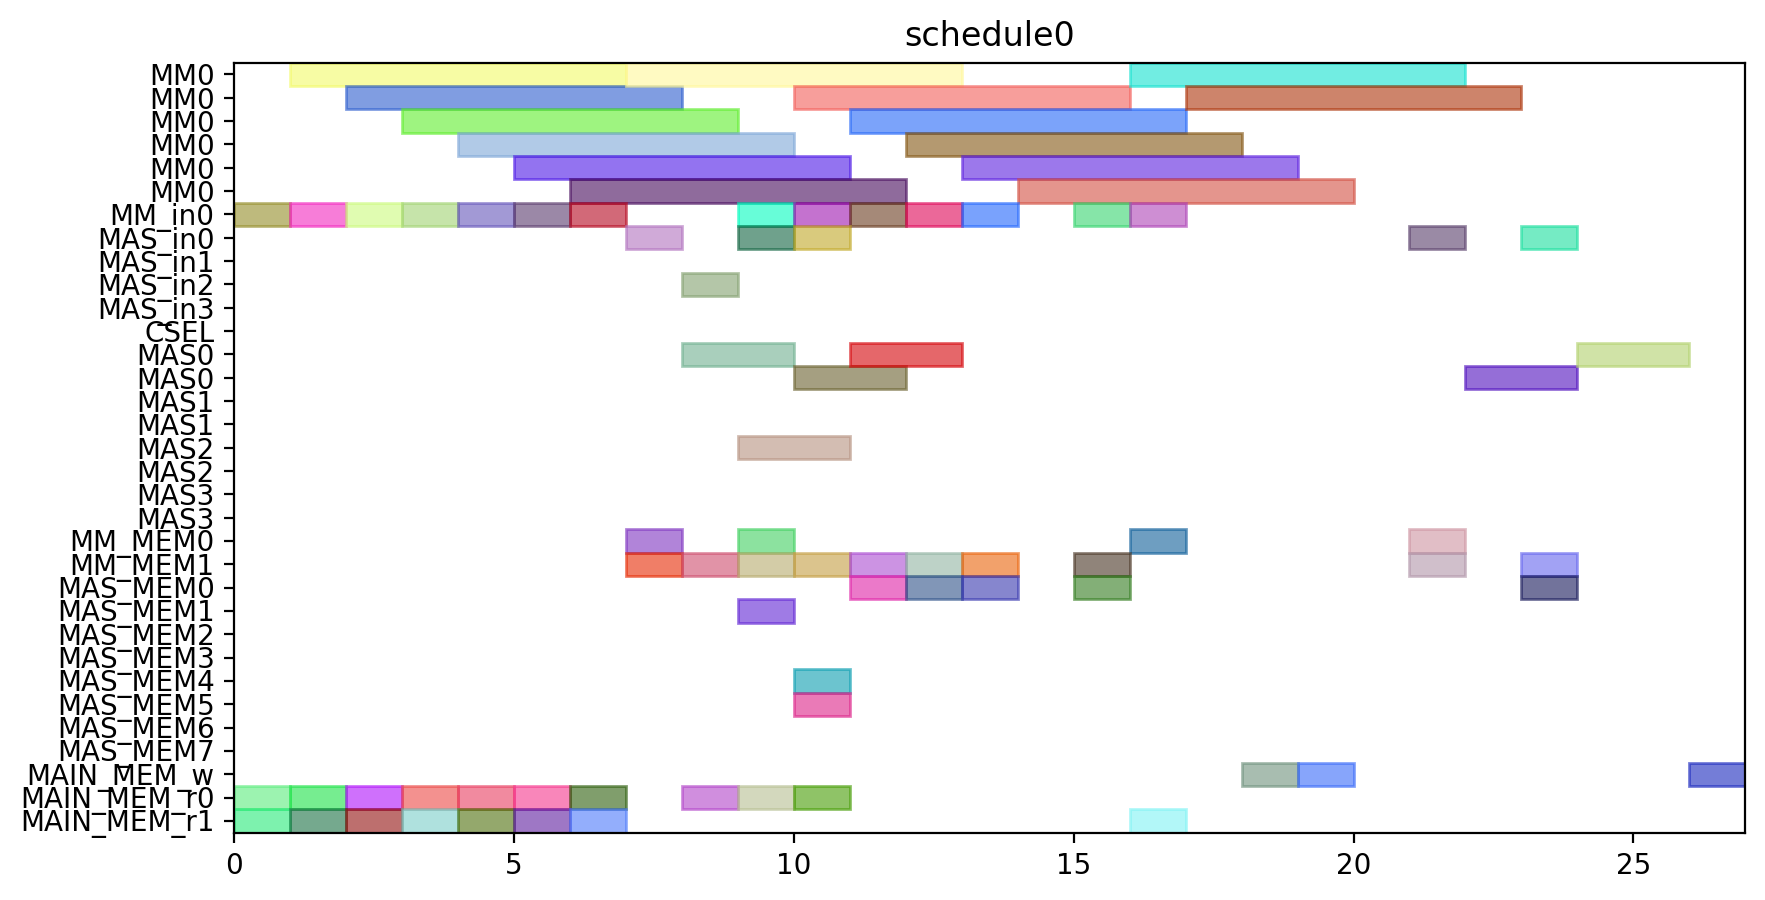

Recreate this plot in Python.
from pyschedule import Scenario, solvers, plotters, alt


def solve():
	horizon = 120
	S = Scenario("schedule0", horizon=horizon)

	# resource
	MM = S.Resources('MM', num=1, size=6)
	MM_in = S.Resources('MM_in', num=1)
	MAS_in = S.Resources('MAS_in', num=4)
	CSEL = S.Resource('CSEL')
	MAS = S.Resources('MAS', num=4, size=2, periods=range(1, horizon))
	MM_MEM = S.Resources('MM_MEM', num=2)
	MAS_MEM = S.Resources('MAS_MEM', num=8)
	MAIN_MEM_w = S.Resource('MAIN_MEM_w', size=1)
	MAIN_MEM_r = S.Resources('MAIN_MEM_r', num=2)

	# result of previous scheduling

	# new tasks
	r1 = S.Task('r1', length=6, delay_cost=1)
	r1 += alt(MM)
	r1_in = S.Task('r1_in', length=1, delay_cost=1)
	r1_in += alt(MM_in)
	S += r1_in*MM_in[0]<=r1*MM[0]
	r1_mem0 = S.Task('r1_mem0', length=1, delay_cost=1)
	r1_mem0 += MAIN_MEM_r[0]
	S += r1_mem0 <= r1

	r1_mem1 = S.Task('r1_mem1', length=1, delay_cost=1)
	r1_mem1 += MAIN_MEM_r[1]
	S += r1_mem1 <= r1

	r3 = S.Task('r3', length=6, delay_cost=1)
	r3 += alt(MM)
	r3_in = S.Task('r3_in', length=1, delay_cost=1)
	r3_in += alt(MM_in)
	S += r3_in*MM_in[0]<=r3*MM[0]
	r3_mem0 = S.Task('r3_mem0', length=1, delay_cost=1)
	r3_mem0 += MAIN_MEM_r[0]
	S += r3_mem0 <= r3

	r3_mem1 = S.Task('r3_mem1', length=1, delay_cost=1)
	r3_mem1 += MAIN_MEM_r[1]
	S += r3_mem1 <= r3

	r4 = S.Task('r4', length=6, delay_cost=1)
	r4 += alt(MM)
	r4_in = S.Task('r4_in', length=1, delay_cost=1)
	r4_in += alt(MM_in)
	S += r4_in*MM_in[0]<=r4*MM[0]
	r4_mem0 = S.Task('r4_mem0', length=1, delay_cost=1)
	r4_mem0 += MAIN_MEM_r[0]
	S += r4_mem0 <= r4

	r4_mem1 = S.Task('r4_mem1', length=1, delay_cost=1)
	r4_mem1 += MAIN_MEM_r[1]
	S += r4_mem1 <= r4

	r5 = S.Task('r5', length=6, delay_cost=1)
	r5 += alt(MM)
	r5_in = S.Task('r5_in', length=1, delay_cost=1)
	r5_in += alt(MM_in)
	S += r5_in*MM_in[0]<=r5*MM[0]
	r5_mem0 = S.Task('r5_mem0', length=1, delay_cost=1)
	r5_mem0 += MAIN_MEM_r[0]
	S += r5_mem0 <= r5

	r5_mem1 = S.Task('r5_mem1', length=1, delay_cost=1)
	r5_mem1 += MAIN_MEM_r[1]
	S += r5_mem1 <= r5

	r6 = S.Task('r6', length=6, delay_cost=1)
	r6 += alt(MM)
	r6_in = S.Task('r6_in', length=1, delay_cost=1)
	r6_in += alt(MM_in)
	S += r6_in*MM_in[0]<=r6*MM[0]
	r6_mem0 = S.Task('r6_mem0', length=1, delay_cost=1)
	r6_mem0 += MAIN_MEM_r[0]
	S += r6_mem0 <= r6

	r6_mem1 = S.Task('r6_mem1', length=1, delay_cost=1)
	r6_mem1 += MAIN_MEM_r[1]
	S += r6_mem1 <= r6

	r12 = S.Task('r12', length=6, delay_cost=1)
	r12 += alt(MM)
	r12_in = S.Task('r12_in', length=1, delay_cost=1)
	r12_in += alt(MM_in)
	S += r12_in*MM_in[0]<=r12*MM[0]
	r12_mem0 = S.Task('r12_mem0', length=1, delay_cost=1)
	r12_mem0 += MAIN_MEM_r[0]
	S += r12_mem0 <= r12

	r12_mem1 = S.Task('r12_mem1', length=1, delay_cost=1)
	r12_mem1 += MAIN_MEM_r[1]
	S += r12_mem1 <= r12

	r13 = S.Task('r13', length=6, delay_cost=1)
	r13 += alt(MM)
	r13_in = S.Task('r13_in', length=1, delay_cost=1)
	r13_in += alt(MM_in)
	S += r13_in*MM_in[0]<=r13*MM[0]
	r13_mem0 = S.Task('r13_mem0', length=1, delay_cost=1)
	r13_mem0 += MAIN_MEM_r[0]
	S += r13_mem0 <= r13

	r13_mem1 = S.Task('r13_mem1', length=1, delay_cost=1)
	r13_mem1 += MAIN_MEM_r[1]
	S += r13_mem1 <= r13

	r2 = S.Task('r2', length=2, delay_cost=1)
	r2 += alt(MAS)
	r2_in = S.Task('r2_in', length=1, delay_cost=1)
	r2_in += alt(MAS_in)
	S += r2_in*MAS_in[0]<=r2*MAS[0]

	S += r2_in*MAS_in[1]<=r2*MAS[1]

	S += r2_in*MAS_in[2]<=r2*MAS[2]

	S += r2_in*MAS_in[3]<=r2*MAS[3]

	r2_mem0 = S.Task('r2_mem0', length=1, delay_cost=1)
	r2_mem0 += alt(MM_MEM)
	S += (r1*MM[0])-1 < r2_mem0*MM_MEM[0]
	S += r2_mem0 <= r2

	r2_mem1 = S.Task('r2_mem1', length=1, delay_cost=1)
	r2_mem1 += alt(MM_MEM)
	S += (r1*MM[0])-1 < r2_mem1*MM_MEM[1]
	S += r2_mem1 <= r2

	r7 = S.Task('r7', length=2, delay_cost=1)
	r7 += alt(MAS)
	r7_in = S.Task('r7_in', length=1, delay_cost=1)
	r7_in += alt(MAS_in)
	S += r7_in*MAS_in[0]<=r7*MAS[0]

	S += r7_in*MAS_in[1]<=r7*MAS[1]

	S += r7_in*MAS_in[2]<=r7*MAS[2]

	S += r7_in*MAS_in[3]<=r7*MAS[3]

	r7_mem0 = S.Task('r7_mem0', length=1, delay_cost=1)
	r7_mem0 += alt(MM_MEM)
	S += (r5*MM[0])-1 < r7_mem0*MM_MEM[0]
	S += r7_mem0 <= r7

	r7_mem1 = S.Task('r7_mem1', length=1, delay_cost=1)
	r7_mem1 += alt(MM_MEM)
	S += (r6*MM[0])-1 < r7_mem1*MM_MEM[1]
	S += r7_mem1 <= r7

	r8 = S.Task('r8', length=2, delay_cost=1)
	r8 += alt(MAS)
	r8_in = S.Task('r8_in', length=1, delay_cost=1)
	r8_in += alt(MAS_in)
	S += r8_in*MAS_in[0]<=r8*MAS[0]

	S += r8_in*MAS_in[1]<=r8*MAS[1]

	S += r8_in*MAS_in[2]<=r8*MAS[2]

	S += r8_in*MAS_in[3]<=r8*MAS[3]

	r8_mem0 = S.Task('r8_mem0', length=1, delay_cost=1)
	r8_mem0 += MAIN_MEM_r[0]
	S += r8_mem0 <= r8

	r8_mem1 = S.Task('r8_mem1', length=1, delay_cost=1)
	r8_mem1 += alt(MM_MEM)
	S += (r4*MM[0])-1 < r8_mem1*MM_MEM[1]
	S += r8_mem1 <= r8

	r10 = S.Task('r10', length=2, delay_cost=1)
	r10 += alt(MAS)
	r10_in = S.Task('r10_in', length=1, delay_cost=1)
	r10_in += alt(MAS_in)
	S += r10_in*MAS_in[0]<=r10*MAS[0]

	S += r10_in*MAS_in[1]<=r10*MAS[1]

	S += r10_in*MAS_in[2]<=r10*MAS[2]

	S += r10_in*MAS_in[3]<=r10*MAS[3]

	r10_mem0 = S.Task('r10_mem0', length=1, delay_cost=1)
	r10_mem0 += MAIN_MEM_r[0]
	S += r10_mem0 <= r10

	r10_mem1 = S.Task('r10_mem1', length=1, delay_cost=1)
	r10_mem1 += alt(MM_MEM)
	S += (r4*MM[0])-1 < r10_mem1*MM_MEM[1]
	S += r10_mem1 <= r10

	r9 = S.Task('r9', length=6, delay_cost=1)
	r9 += alt(MM)
	r9_in = S.Task('r9_in', length=1, delay_cost=1)
	r9_in += alt(MM_in)
	S += r9_in*MM_in[0]<=r9*MM[0]
	r9_mem0 = S.Task('r9_mem0', length=1, delay_cost=1)
	r9_mem0 += MAIN_MEM_r[0]
	S += r9_mem0 <= r9

	r9_mem1 = S.Task('r9_mem1', length=1, delay_cost=1)
	r9_mem1 += alt(MAS_MEM)
	S += (r7*MAS[0])-1 < r9_mem1*MAS_MEM[1]
	S += (r7*MAS[1])-1 < r9_mem1*MAS_MEM[3]
	S += (r7*MAS[2])-1 < r9_mem1*MAS_MEM[5]
	S += (r7*MAS[3])-1 < r9_mem1*MAS_MEM[7]
	S += r9_mem1 <= r9

	r11 = S.Task('r11', length=6, delay_cost=1)
	r11 += alt(MM)
	r11_in = S.Task('r11_in', length=1, delay_cost=1)
	r11_in += alt(MM_in)
	S += r11_in*MM_in[0]<=r11*MM[0]
	r11_mem0 = S.Task('r11_mem0', length=1, delay_cost=1)
	r11_mem0 += alt(MAS_MEM)
	S += (r10*MAS[0])-1 < r11_mem0*MAS_MEM[0]
	S += (r10*MAS[1])-1 < r11_mem0*MAS_MEM[2]
	S += (r10*MAS[2])-1 < r11_mem0*MAS_MEM[4]
	S += (r10*MAS[3])-1 < r11_mem0*MAS_MEM[6]
	S += r11_mem0 <= r11

	r11_mem1 = S.Task('r11_mem1', length=1, delay_cost=1)
	r11_mem1 += alt(MAS_MEM)
	S += (r10*MAS[0])-1 < r11_mem1*MAS_MEM[1]
	S += (r10*MAS[1])-1 < r11_mem1*MAS_MEM[3]
	S += (r10*MAS[2])-1 < r11_mem1*MAS_MEM[5]
	S += (r10*MAS[3])-1 < r11_mem1*MAS_MEM[7]
	S += r11_mem1 <= r11

	PX_new = S.Task('PX_new', length=6, delay_cost=1)
	PX_new += alt(MM)
	PX_new_in = S.Task('PX_new_in', length=1, delay_cost=1)
	PX_new_in += alt(MM_in)
	S += PX_new_in*MM_in[0]<=PX_new*MM[0]
	S += 0<PX_new

	PX_new_w = S.Task('PX_new_w', length=1, delay_cost=1)
	PX_new_w += alt(MAIN_MEM_w)
	S += PX_new <= PX_new_w

	PX_new_mem0 = S.Task('PX_new_mem0', length=1, delay_cost=1)
	PX_new_mem0 += alt(MAS_MEM)
	S += (r2*MAS[0])-1 < PX_new_mem0*MAS_MEM[0]
	S += (r2*MAS[1])-1 < PX_new_mem0*MAS_MEM[2]
	S += (r2*MAS[2])-1 < PX_new_mem0*MAS_MEM[4]
	S += (r2*MAS[3])-1 < PX_new_mem0*MAS_MEM[6]
	S += PX_new_mem0 <= PX_new

	PX_new_mem1 = S.Task('PX_new_mem1', length=1, delay_cost=1)
	PX_new_mem1 += alt(MM_MEM)
	S += (r12*MM[0])-1 < PX_new_mem1*MM_MEM[1]
	S += PX_new_mem1 <= PX_new

	r14 = S.Task('r14', length=6, delay_cost=1)
	r14 += alt(MM)
	r14_in = S.Task('r14_in', length=1, delay_cost=1)
	r14_in += alt(MM_in)
	S += r14_in*MM_in[0]<=r14*MM[0]
	r14_mem0 = S.Task('r14_mem0', length=1, delay_cost=1)
	r14_mem0 += alt(MAS_MEM)
	S += (r2*MAS[0])-1 < r14_mem0*MAS_MEM[0]
	S += (r2*MAS[1])-1 < r14_mem0*MAS_MEM[2]
	S += (r2*MAS[2])-1 < r14_mem0*MAS_MEM[4]
	S += (r2*MAS[3])-1 < r14_mem0*MAS_MEM[6]
	S += r14_mem0 <= r14

	r14_mem1 = S.Task('r14_mem1', length=1, delay_cost=1)
	r14_mem1 += alt(MM_MEM)
	S += (r3*MM[0])-1 < r14_mem1*MM_MEM[1]
	S += r14_mem1 <= r14

	Z1_new = S.Task('Z1_new', length=6, delay_cost=1)
	Z1_new += alt(MM)
	Z1_new_in = S.Task('Z1_new_in', length=1, delay_cost=1)
	Z1_new_in += alt(MM_in)
	S += Z1_new_in*MM_in[0]<=Z1_new*MM[0]
	S += 0<Z1_new

	Z1_new_w = S.Task('Z1_new_w', length=1, delay_cost=1)
	Z1_new_w += alt(MAIN_MEM_w)
	S += Z1_new <= Z1_new_w

	Z1_new_mem0 = S.Task('Z1_new_mem0', length=1, delay_cost=1)
	Z1_new_mem0 += alt(MAS_MEM)
	S += (r2*MAS[0])-1 < Z1_new_mem0*MAS_MEM[0]
	S += (r2*MAS[1])-1 < Z1_new_mem0*MAS_MEM[2]
	S += (r2*MAS[2])-1 < Z1_new_mem0*MAS_MEM[4]
	S += (r2*MAS[3])-1 < Z1_new_mem0*MAS_MEM[6]
	S += Z1_new_mem0 <= Z1_new

	Z1_new_mem1 = S.Task('Z1_new_mem1', length=1, delay_cost=1)
	Z1_new_mem1 += alt(MM_MEM)
	S += (r13*MM[0])-1 < Z1_new_mem1*MM_MEM[1]
	S += Z1_new_mem1 <= Z1_new

	r15 = S.Task('r15', length=6, delay_cost=1)
	r15 += alt(MM)
	r15_in = S.Task('r15_in', length=1, delay_cost=1)
	r15_in += alt(MM_in)
	S += r15_in*MM_in[0]<=r15*MM[0]
	r15_mem0 = S.Task('r15_mem0', length=1, delay_cost=1)
	r15_mem0 += alt(MAS_MEM)
	S += (r8*MAS[0])-1 < r15_mem0*MAS_MEM[0]
	S += (r8*MAS[1])-1 < r15_mem0*MAS_MEM[2]
	S += (r8*MAS[2])-1 < r15_mem0*MAS_MEM[4]
	S += (r8*MAS[3])-1 < r15_mem0*MAS_MEM[6]
	S += r15_mem0 <= r15

	r15_mem1 = S.Task('r15_mem1', length=1, delay_cost=1)
	r15_mem1 += alt(MM_MEM)
	S += (r9*MM[0])-1 < r15_mem1*MM_MEM[1]
	S += r15_mem1 <= r15

	r16 = S.Task('r16', length=6, delay_cost=1)
	r16 += alt(MM)
	r16_in = S.Task('r16_in', length=1, delay_cost=1)
	r16_in += alt(MM_in)
	S += r16_in*MM_in[0]<=r16*MM[0]
	r16_mem0 = S.Task('r16_mem0', length=1, delay_cost=1)
	r16_mem0 += alt(MM_MEM)
	S += (r11*MM[0])-1 < r16_mem0*MM_MEM[0]
	S += r16_mem0 <= r16

	r16_mem1 = S.Task('r16_mem1', length=1, delay_cost=1)
	r16_mem1 += MAIN_MEM_r[1]
	S += r16_mem1 <= r16

	r17 = S.Task('r17', length=2, delay_cost=1)
	r17 += alt(MAS)
	r17_in = S.Task('r17_in', length=1, delay_cost=1)
	r17_in += alt(MAS_in)
	S += r17_in*MAS_in[0]<=r17*MAS[0]

	S += r17_in*MAS_in[1]<=r17*MAS[1]

	S += r17_in*MAS_in[2]<=r17*MAS[2]

	S += r17_in*MAS_in[3]<=r17*MAS[3]

	r17_mem0 = S.Task('r17_mem0', length=1, delay_cost=1)
	r17_mem0 += alt(MM_MEM)
	S += (r14*MM[0])-1 < r17_mem0*MM_MEM[0]
	S += r17_mem0 <= r17

	r17_mem1 = S.Task('r17_mem1', length=1, delay_cost=1)
	r17_mem1 += alt(MM_MEM)
	S += (r15*MM[0])-1 < r17_mem1*MM_MEM[1]
	S += r17_mem1 <= r17

	PY_new = S.Task('PY_new', length=2, delay_cost=1)
	PY_new += alt(MAS)
	PY_new_in = S.Task('PY_new_in', length=1, delay_cost=1)
	PY_new_in += alt(MAS_in)
	S += PY_new_in*MAS_in[0]<=PY_new*MAS[0]

	S += PY_new_in*MAS_in[1]<=PY_new*MAS[1]

	S += PY_new_in*MAS_in[2]<=PY_new*MAS[2]

	S += PY_new_in*MAS_in[3]<=PY_new*MAS[3]

	S += 0<PY_new

	PY_new_w = S.Task('PY_new_w', length=1, delay_cost=1)
	PY_new_w += alt(MAIN_MEM_w)
	S += PY_new <= PY_new_w

	PY_new_mem0 = S.Task('PY_new_mem0', length=1, delay_cost=1)
	PY_new_mem0 += alt(MAS_MEM)
	S += (r17*MAS[0])-1 < PY_new_mem0*MAS_MEM[0]
	S += (r17*MAS[1])-1 < PY_new_mem0*MAS_MEM[2]
	S += (r17*MAS[2])-1 < PY_new_mem0*MAS_MEM[4]
	S += (r17*MAS[3])-1 < PY_new_mem0*MAS_MEM[6]
	S += PY_new_mem0 <= PY_new

	PY_new_mem1 = S.Task('PY_new_mem1', length=1, delay_cost=1)
	PY_new_mem1 += alt(MM_MEM)
	S += (r16*MM[0])-1 < PY_new_mem1*MM_MEM[1]
	S += PY_new_mem1 <= PY_new

	solvers.mip.solve(S,msg=1,kind='CPLEX',ratio_gap=1.01)

	solution = [['hoge']*len(S.solution()[1]) for i in range(len(S.solution()))]
	for i in range(len(S.solution())):
		for j in range(len(S.solution()[i])):
			solution[i][j]=str(S.solution()[i][j])
	print(solution)

	cycles = int(solution[-1][3])

	pic_file_name = "/home/mfukuda/ABE/multiRAM_multiMAS_16mux/scheduling_result/stage6MM1_stage2MAS4/EP_YRECOVER/schedule0.png"
	if(S.solution() != []):
		plotters.matplotlib.plot(S,img_filename=pic_file_name, show_task_labels=False, fig_size=(cycles*0.25+3, 5))

	return solution
